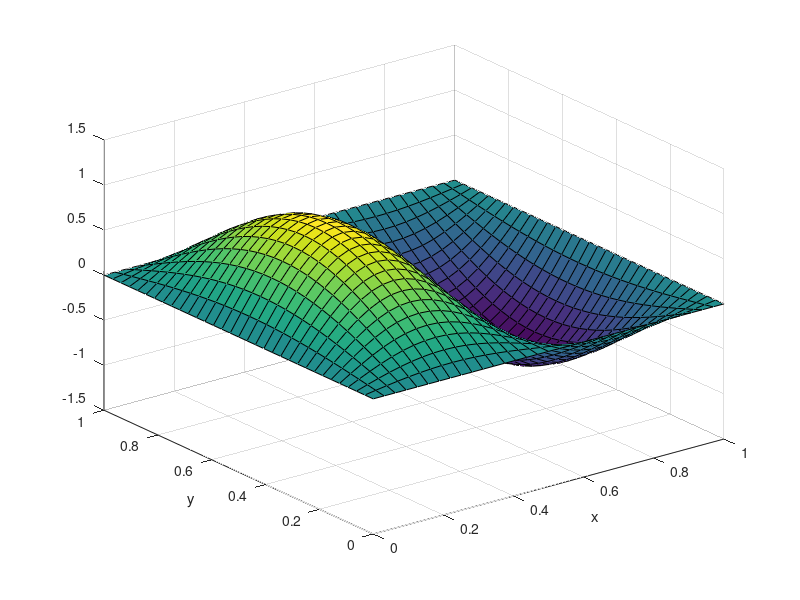

Write the MATLAB code that produced this figure.
% MDF v2 - Diferencias finitas en 2D, con memoria preasignada
%
% Misma discretizacion que MDF_v1_test.m: formula de 5 puntos para
%
%     -Lap(u) = f    en  Omega = (0,1)x(0,1)
%           u = 0    sobre la frontera de Omega
%
% y la misma numeracion de nodos, pos = (j-1)*(M-1) + i, con i el indice rapido.
% La matriz que se obtiene es exactamente la misma que en la v1.
%
% QUE CAMBIA RESPECTO A LA v1
%
% En la v1 los vectores crecen de a un elemento: ii = [ii, pos]. Cada una de
% esas asignaciones obliga a MATLAB a pedir un bloque de memoria mas grande y a
% copiar todo lo que ya habia. Si al final hay N entradas, el costo total de
% armar los vectores es O(N^2) en vez de O(N), y eso domina el tiempo del
% programa: para M=128 tarda mas en armar las listas que en resolver el sistema.
%
% Aca se reserva de entrada el espacio exacto y se llena con un contador k. La
% cuenta de cuanto espacio hace falta:
%
%   - cada uno de los (M-1)^2 nodos interiores aporta 5 entradas (el propio
%     nodo y sus 4 vecinos)                                 -> 5*(M-1)^2
%   - pero los nodos pegados a la frontera pierden un vecino cada uno. Hay M-1
%     nodos con i=1, otros M-1 con i=M-1, otros M-1 con j=1 y otros M-1 con
%     j=M-1                                                 -> -4*(M-1)
%
%     nnz = 5*(M-1)^2 - 4*(M-1)
%
% (para M=32 esto da 4681, que es exactamente nnz(A))
%
% Este conteo vale para condiciones de frontera HOMOGENEAS, que es el caso de
% este archivo: los vecinos que caen sobre la frontera valen 0 y simplemente no
% generan entrada. Con condiciones no homogeneas la matriz seria la misma, pero
% habria que restar el valor de frontera al lado derecho b.

% entradas
uex = @(x,y) sin(2*pi*x).*sin(pi*y);        % sol. exacta
f   = @(x,y) 5*pi^2*sin(2*pi*x).*sin(pi*y); % lado derecho

M = 32;                                     % cantidad intervalos
h = 1/M;                                    % paso de la malla
dimA = (M-1)^2;                             % cantidad de nodos interiores

% espacio exacto para las tres listas del formato triplete
nnzA = 5*(M-1)^2 - 4*(M-1);
ii = zeros(nnzA,1);                         % filas
jj = zeros(nnzA,1);                         % columnas
ss = zeros(nnzA,1);                         % valores
k  = 0;                                     % cuantas entradas se han escrito

b  = zeros(dimA,1);                         % lado derecho del sistema
UexMat = zeros(M-1,M-1);                        % sol. exacta evaluada en la malla

% recorrido de los nodos interiores: j avanza en y, i avanza en x
for j = 1:M-1
    for i = 1:M-1
        pos = (j-1)*(M-1)+i;                % fila del sistema para el nodo (i,j)
        b(pos) = h^2*f(i*h,j*h);            % lado derecho, ya multiplicado por h^2
        UexMat(i,j) = uex(i*h,j*h);             % referencia para medir el error

        % la fila pos del sistema es la ecuacion del nodo (i,j); todas sus
        % entradas se escriben como (fila pos, columna del vecino)

        % termino diagonal: el propio nodo (i,j)
        k = k+1;  ii(k) = pos;  jj(k) = pos;          ss(k) =  4;

        % vecino izquierdo (i-1,j); si i==1 cae en la frontera x=0
        if(i~=1)
            k = k+1;  ii(k) = pos;  jj(k) = pos-1;      ss(k) = -1;
        end

        % vecino derecho (i+1,j); si i==M-1 cae en la frontera x=1
        if(i~=M-1)
            k = k+1;  ii(k) = pos;  jj(k) = pos+1;      ss(k) = -1;
        end

        % vecino inferior (i,j-1); si j==1 cae en la frontera y=0
        if(j~=1)
            k = k+1;  ii(k) = pos;  jj(k) = pos-(M-1);  ss(k) = -1;
        end

        % vecino superior (i,j+1); si j==M-1 cae en la frontera y=1
        if(j~=M-1)
            k = k+1;  ii(k) = pos;  jj(k) = pos+(M-1);  ss(k) = -1;
        end
    end
end

% control: si el conteo de arriba fuera incorrecto, quedarian ceros al final de
% los vectores (o el indice se habria salido del rango). Conviene verificarlo
assert(k == nnzA, 'se escribieron %d entradas y se habian reservado %d', k, nnzA)

A = sparse(ii,jj,ss,dimA,dimA);             % arma la matriz de una sola vez
uh = A\b;                                   % resuelve el sistema

% visualización
xx = linspace(0,1,M+1);                     % malla completa, con frontera
[X,Y] = meshgrid(xx,xx);
Z = zeros(M+1,M+1);                         % los ceros del borde son la cond. de frontera
% la transpuesta es necesaria porque meshgrid indexa Z(fila,columna) = Z(y,x),
% al reves que UexMat(i,j) = u(x_i,y_j)
Z(2:end-1,2:end-1) = reshape(uh,M-1,M-1)';
surf(X,Y,Z)
xlabel('x')
ylabel('y')

% error en norma infinito
norm(uh-UexMat(:),inf)
